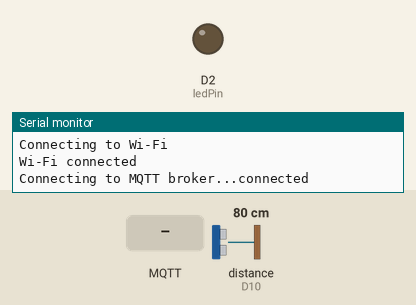
A sketch run on a simulated Arduino MKR. Parts: output pins drawn as LEDs (lit = HIGH), the last lines printed to the serial monitor. Wiring (inferred from the names in the program): ultrasonic range finder: trigger D9; echo D10. Dashed ring = blinking. Inputs (shaded band) come from the test bench; at power-on: distance to the obstacle (sensor on D10) 80 cm. The echo pulse lasts 58.3 µs per cm; WiFi joins after 1.5 s; servers stay silent unless stated; no MQTT or app messages arrive unless stated; pins used as bus, display or sensor lines are not drawn.

Above: at 2.7 s.
2.8 s: MQTT message "wave" arrives on the first subscribed topic
At 2.95 s:
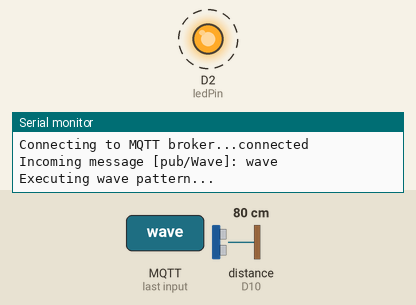
5.8 s: distance to the obstacle (sensor on D10) set to 2 cm
7.3 s: MQTT message "1" arrives on the first subscribed topic
8.8 s: MQTT message "on" arrives on the first subscribed topic
Timing chart, 0 to 11.3 s (numbered marks = the images above; inputs shaded):
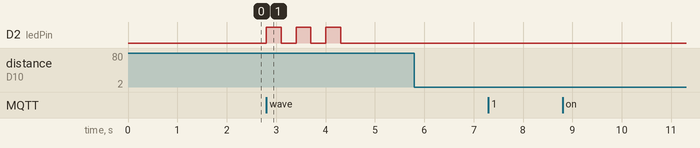

The sketch:

arduinocode.ino
```cpp
#include <WiFiNINA.h>
#include <PubSubClient.h>

// Wi-Fi credentials
const char* wifiSSID = "DODO-629E";
const char* wifiPassword = "VBUZXWKG92";

// MQTT broker settings
const char* mqttHost = "mbea1725.ala.eu-central-1.emqxsl.com";
const int mqttPort = 8883;
const char* mqttUsername = "kaveen";
const char* mqttPassword = "1234";
const char* mqttTopic = "pub/Wave";

// Hardware pin assignments
const int ledPin = 2;
const int ultrasonicTrigPin = 9;
const int ultrasonicEchoPin = 10;

// MQTT and Wi-Fi clients
WiFiSSLClient secureWiFiClient;
PubSubClient mqttClient(secureWiFiClient);

// Timing control
unsigned long lastGestureTime = 0;
const unsigned long gestureDelay = 3000;

void setup() {
  Serial.begin(9600);

  pinMode(ultrasonicTrigPin, OUTPUT);
  pinMode(ultrasonicEchoPin, INPUT);
  pinMode(ledPin, OUTPUT);

  // Connect to Wi-Fi
  WiFi.begin(wifiSSID, wifiPassword);
  Serial.print("Connecting to Wi-Fi");
  while (WiFi.status() != WL_CONNECTED) {
    delay(500);
    Serial.print(".");
  }
  Serial.println("\nWi-Fi connected");

  // Setup MQTT server and callback
  mqttClient.setServer(mqttHost, mqttPort);
  mqttClient.setCallback(onMqttMessage);
}

void loop() {
  if (!mqttClient.connected()) {
    reconnectToMQTT();
  }
  mqttClient.loop();
  checkForHandGesture();
}

// Reconnect to MQTT broker
void reconnectToMQTT() {
  while (!mqttClient.connected()) {
    Serial.print("Connecting to MQTT broker...");
    if (mqttClient.connect("arduinoClient", mqttUsername, mqttPassword)) {
      Serial.println("connected");
      mqttClient.subscribe(mqttTopic);
    } else {
      Serial.print("Connection failed, rc=");
      Serial.print(mqttClient.state());
      delay(5000);
    }
  }
}

// Handle incoming MQTT messages
void onMqttMessage(char* topic, byte* payload, unsigned int length) {
  Serial.print("Incoming message [");
  Serial.print(topic);
  Serial.print("]: ");

  String receivedMsg;
  for (unsigned int i = 0; i < length; i++) {
    receivedMsg += (char)payload[i];
  }

  receivedMsg.trim();
  receivedMsg.toLowerCase();

  Serial.println(receivedMsg);

  if (receivedMsg == "wave") {
    Serial.println("Executing wave pattern...");
    for (int i = 0; i < 3; i++) {
      digitalWrite(ledPin, HIGH);
      delay(300);
      digitalWrite(ledPin, LOW);
      delay(300);
    }
  } else {
    Serial.println("Unrecognized command");
  }
}

// Check for hand gesture using ultrasonic sensor
void checkForHandGesture() {
  digitalWrite(ultrasonicTrigPin, LOW);
  delayMicroseconds(2);
  digitalWrite(ultrasonicTrigPin, HIGH);
  delayMicroseconds(10);
  digitalWrite(ultrasonicTrigPin, LOW);

  long pulseDuration = pulseIn(ultrasonicEchoPin, HIGH);
  float measuredDistance = pulseDuration * 0.034 / 2;

  if (measuredDistance > 0 && measuredDistance < 30 && millis() - lastGestureTime > gestureDelay) {
    Serial.println("Gesture detected!");
    mqttClient.publish(mqttTopic, "wave");
    lastGestureTime = millis();
  }
}
```

Measured:
- after the input at 2.8 s, D2 (ledPin): alternates HIGH for 0.30 s and LOW for 0.30 s, 6 changes in all, then stays LOW, starting at once
